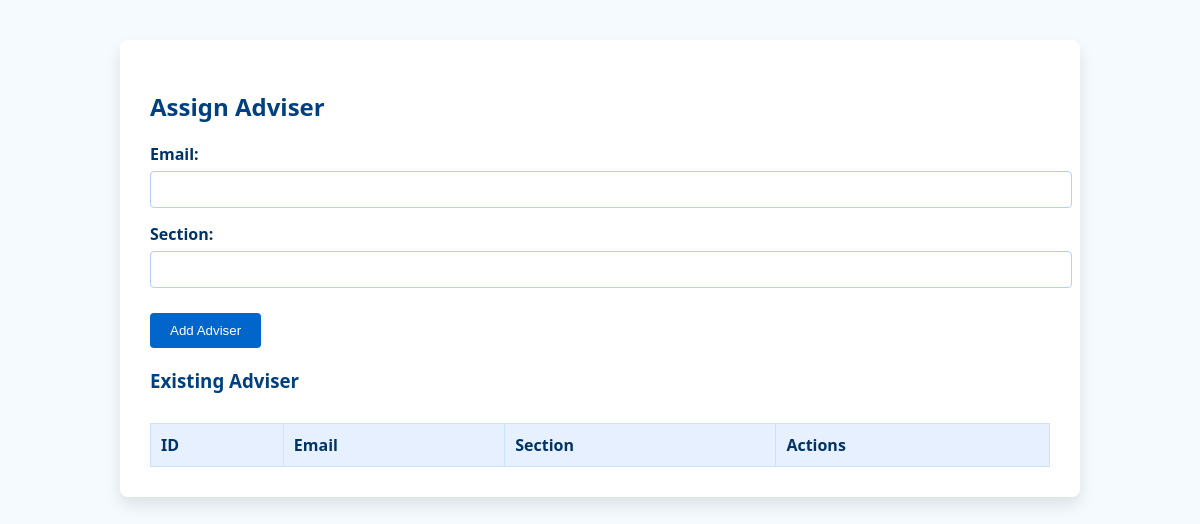
/teacher_sched.php, run on an earlier commit of the app's database.
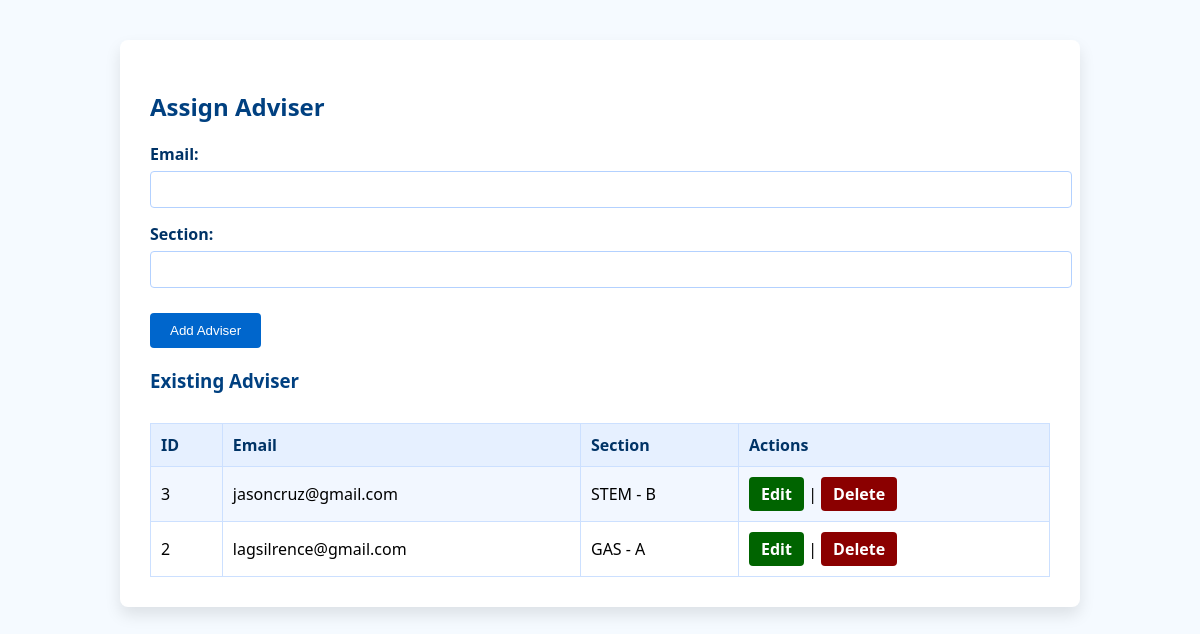
And on a later commit of the database.
### tables this page shows
CREATE TABLE `teacher_schedule` (
  `id` int(11) NOT NULL,
  `email` varchar(255) NOT NULL,
  `section` varchar(255) NOT NULL
);

### teacher_sched.php (the view, shortened to what this page needs)
<?php
include 'db.php';
?>
<!DOCTYPE html>
<html>
<head>
</head>
<body>
<div class="container">
    <h2>Assign Adviser</h2>
    <form method="POST" action="teacher_sched.php">
        <label>Email:</label>
        <input type="text" name="email" required>
        <div id="scheduleFields">
            <label>Section:</label>
            <input type="text" name="section[]" required>
        </div>
        <input type="submit" value="Add Adviser">
    </form>
    <div class="form-section">
        <h3>Existing Adviser</h3>
        <table>
            <tr>
                <th>ID</th><th>Email</th><th>Section</th><th>Actions</th>
            </tr>
            <?php
            $result = $conn->query("SELECT * FROM teacher_schedule ORDER BY id DESC");
            while ($row = $result->fetch_assoc()):
            ?>
            <tr>
                <td><?= htmlspecialchars($row['id']) ?></td>
                <td><?= htmlspecialchars($row['email']) ?></td>
                <td><?= htmlspecialchars($row['section']) ?></td>
<td>
    <a class="edit" href="teacher_sched.php?edit=<?= $row['id'] ?>">Edit</a> |
    <a class="delete" href="teacher_sched.php?delete=<?= $row['id'] ?>" onclick="return confirm('Delete this entry?')">Delete</a>
</td>
            </tr>
            <?php endwhile; ?>
        </table>
    </div>
</div>
</body>
</html>

What changed in the data, as far as the page shows it:
added teacher_schedule: id "3", email "jasoncruz@gmail.com", section "STEM - B"
added teacher_schedule: id "2", email "lagsilrence@gmail.com", section "GAS - A"
